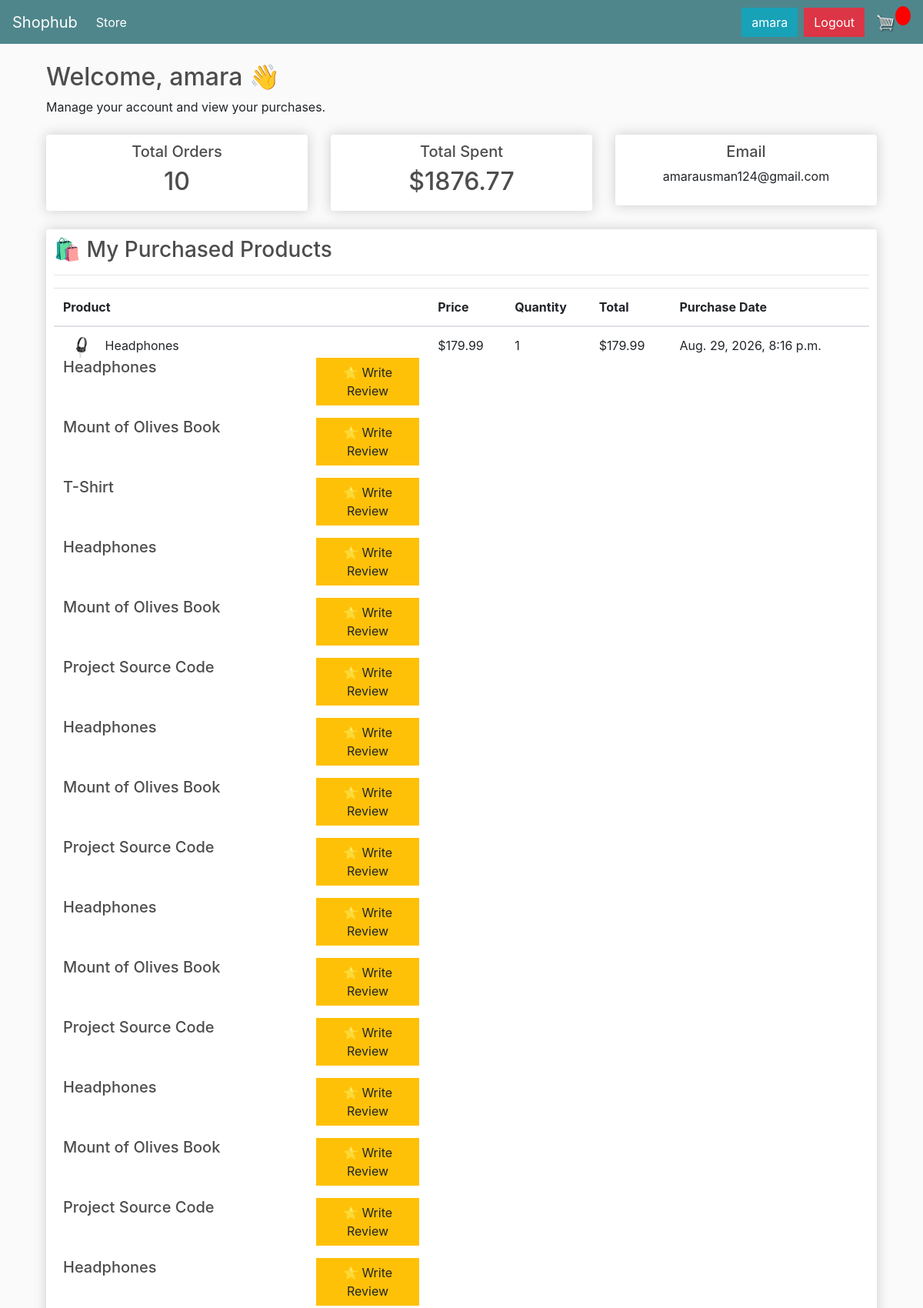
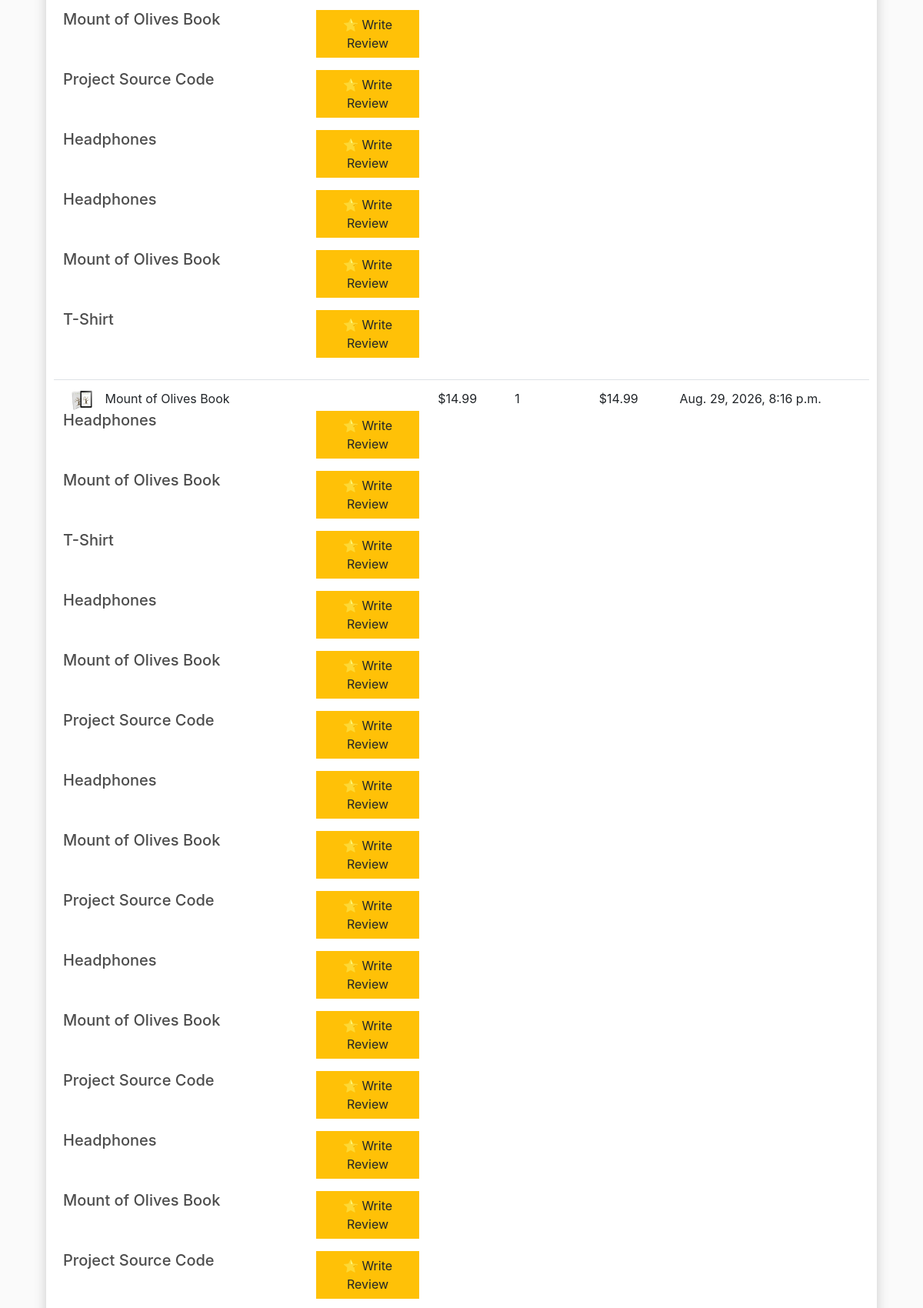
The page /dashboard/ (signed in, upper part) on the database its author committed (2 pictures, top to bottom).
### store/models.py (models this page shows, shortened)
class Customer(models.Model):
    user = models.OneToOneField(
        User,
        null=True,
        blank=True,
        on_delete=models.CASCADE
    )
    name = models.CharField(max_length=200, null=True)
    email = models.CharField(max_length=200)

class OrderItem(models.Model):
    product = models.ForeignKey(
        Product,
        on_delete=models.SET_NULL,
        null=True
    )
    order = models.ForeignKey(
        Order,
        on_delete=models.SET_NULL,
        null=True
    )
    quantity = models.IntegerField(default=0, null=True, blank=True)
    date_added = models.DateTimeField(auto_now_add=True)
    @property
    def get_total(self):
        total = self.product.price * self.quantity
        return total

class Product(models.Model):
    name = models.CharField(max_length=200)
    price = models.DecimalField(max_digits=7, decimal_places=2)
    digital = models.BooleanField(default=False)
    image = models.ImageField(null=True, blank=True)
    from django.db.models import Avg

class Order(models.Model):
    customer = models.ForeignKey(
        Customer,
        on_delete=models.SET_NULL,
        null=True,
        blank=True
    )
    date_ordered = models.DateTimeField(auto_now_add=True)
    complete = models.BooleanField(default=False)
    transaction_id = models.CharField(max_length=100, null=True)
    @property
    def get_cart_total(self):
        orderitems = self.orderitem_set.all()
        total = sum([item.get_total for item in orderitems])
        return total

### store/views.py (the view)
# urls.py: path('dashboard/', views.dashboard, name='dashboard'),
@login_required
def dashboard(request):
    if not request.user.is_authenticated:
        return redirect('login')
    customer = request.user.customer
    orders = Order.objects.filter(
        customer=customer,
        complete=True
    ).order_by('-date_ordered')
    total_orders = orders.count()
    total_spent = sum(
        order.get_cart_total
        for order in orders
    )
    purchased_items = OrderItem.objects.filter(
        order__customer=customer,
        order__complete=True
    ).select_related('product', 'order')
    context = {
        'customer': customer,
        'orders': orders,
        'purchased_items': purchased_items,
        'total_orders': total_orders,
        'total_spent': total_spent,
    }
    return render(
        request,
        'store/dashboard.html',
        context
    )

### store/templates/store/dashboard.html (shortened to what this page needs)
{% extends 'store/main.html' %}
{% block content %}
<div class="container mt-4">
    <h2>
        Welcome, {{ request.user.username }} 👋
    </h2>
    <p>
        Manage your account and view your purchases.
    </p>
    <div class="row mt-4">
        <div class="col-md-4">
            <div class="box-element text-center">
                <h5>Total Orders</h5>
                <h2>
                    {{ total_orders }}
                </h2>
            </div>
        </div>
        <div class="col-md-4">
            <div class="box-element text-center">
                <h5>Total Spent</h5>
                <h2>
                    ${{ total_spent|floatformat:2 }}
                </h2>
            </div>
        </div>
        <div class="col-md-4">
            <div class="box-element text-center">
                <h5>Email</h5>
                <p>
                    {{ customer.email }}
                </p>
            </div>
        </div>
    </div>
    <div class="box-element mt-4">
        <h3>🛍️ My Purchased Products</h3>
        <hr>
        {% if purchased_items %}
        <table class="table">
            <thead>
                <tr>
                    <th>Product</th>
                    <th>Price</th>
                    <th>Quantity</th>
                    <th>Total</th>
                    <th>Purchase Date</th>
                </tr>
            </thead>
            <tbody>
                {% for item in purchased_items %}
                <tr>
                    <td>
                        {% if item.product.image %}
                        <img
                            src="{{ item.product.image.url }}"
                            width="50"
                        >
                        {% endif %}
                        {{ item.product.name }}
                        {% for item in purchased_items %}
    <div class="row mb-3">
        <div class="col-md-8">
            <h5>{{ item.product.name }}</h5>
        </div>
        <div class="col-md-4">
            <a href="{% url 'add_review' item.product.id %}"
               class="btn btn-warning">
                ⭐ Write Review
            </a>
        </div>
    </div>
{% endfor %}
                    </td>
                    <td>
                        ${{ item.product.price }}
                    </td>
                    <td>
                        {{ item.quantity }}
                    </td>
                    <td>
                        ${{ item.get_total }}
                    </td>
                    <td>
                        {{ item.order.date_ordered }}
                    </td>
                </tr>
                {% endfor %}
            </tbody>
        </table>
        {% else %}
            <p>
                You haven't purchased any products yet.
            </p>
        {% endif %}
    </div>
</div>
{% endblock %}

### store/templates/store/main.html (shortened to what this page needs)
<!DOCTYPE html>
{% load static %}
<html>
<head>
	<link rel="stylesheet" href="https://stackpath.bootstrapcdn.com/bootstrap/4.4.1/css/bootstrap.min.css">
	<link rel="stylesheet" type="text/css" href="{% static 'css/main.css' %}">
</head>
<body>
    	<nav class="navbar navbar-expand-lg navbar-dark bg-dark">
	  <a class="navbar-brand" href="{% url 'store' %}">Shophub</a>
	  <div class="collapse navbar-collapse" id="navbarSupportedContent">
	    <ul class="navbar-nav mr-auto">
	      <li class="nav-item active">
	        <a class="nav-link" href="{% url 'store' %}">Store <span class="sr-only">(current)</span></a>
	      </li>
	    </ul>
	    <div class="form-inline my-2 my-lg-0">
           {% if request.user.is_authenticated %}
    <a href="{% url 'dashboard' %}"
       class="btn btn-info mr-2">
        {{ request.user.username }}
    </a>
    <a href="{% url 'logout' %}"
       class="btn btn-danger">
        Logout
    </a>
{% endif %}
           <a href="{% url 'cart' %}">
            <img  id="cart-icon" src="{% static 'images/cart.png' %}">
          </a>
          <p id="cart-total">{{cartItems}}</p>
       </div>
	  </div>
	</nav>
    <div class="container">
        {% block content %}
        {% endblock content %}
    </div>
</body>
</html>

### static/css/main.css (style rules this page uses)
body { background-color: hsl(0, 0%, 98%); }
h1,h2,h3,h4,h5,h6 { color:hsl(0, 0%, 30%); }
.box-element { box-shadow:hsl(0, 0%, 80%) 0 0 16px; background-color: #fff; border-radius: 4px; padding: 10px; }
.bg-dark { background-color: #4f868c!important; }
#cart-icon { width:25px; display: inline-block; margin-left: 15px; }
#cart-total { display: block; text-align: center; color:#fff; background-color: red; width: 20px; height: 25px; border-radius: 50%; font-size: 14px; }
.btn { border-radius: 0; }

### rows shown on the page
Customer: email "amarausman124@gmail.com"
OrderItem: product.image (picture), product.name "Headphones", product.price "179.99", quantity "1", get_total "179.99", order.date_ordered "Aug. 29, 2026, 8:16 p.m."
OrderItem: product.name "Mount of Olives Book", product.image (picture), product.price "14.99", quantity "1", get_total "14.99", order.date_ordered "Aug. 29, 2026, 8:16 p.m."
OrderItem: product.name "T-Shirt"
OrderItem: product.name "Headphones"
OrderItem: product.name "Mount of Olives Book"
OrderItem: product.name "Project Source Code"
OrderItem: product.name "Headphones"
OrderItem: product.name "Mount of Olives Book"
OrderItem: product.name "Project Source Code"
OrderItem: product.name "Headphones"
OrderItem: product.name "Mount of Olives Book"
OrderItem: product.name "Project Source Code"
OrderItem: product.name "Headphones"
OrderItem: product.name "Mount of Olives Book"
OrderItem: product.name "Project Source Code"
OrderItem: product.name "Headphones"
OrderItem: product.name "Mount of Olives Book"
OrderItem: product.name "Project Source Code"
OrderItem: product.name "Headphones"
OrderItem: product.name "Headphones"
OrderItem: product.name "Mount of Olives Book"
OrderItem: product.name "T-Shirt"

### other values the page prints
{{ request.user.username }} "amara"
{{ total_orders }} "10"
{{ total_spent|floatformat:2 }} "1876.77"
